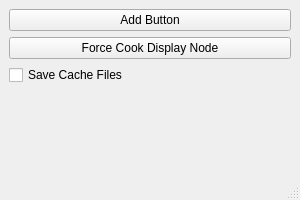
<?xml version="1.0" encoding="UTF-8"?>
<ui version="4.0">
 <class>MainWindow</class>
 <widget class="QMainWindow" name="MainWindow">
  <property name="geometry">
   <rect>
    <x>0</x>
    <y>0</y>
    <width>300</width>
    <height>200</height>
   </rect>
  </property>
  <property name="windowTitle">
   <string>MainWindow</string>
  </property>
  <widget class="QWidget" name="centralwidget">
   <layout class="QVBoxLayout" name="verticalLayout">
    <item>
     <widget class="QPushButton" name="button_add_params">
      <property name="text">
       <string>Add Button</string>
      </property>
     </widget>
    </item>
    <item>
     <widget class="QPushButton" name="button_force_cook_display_node">
      <property name="text">
       <string>Force Cook Display Node</string>
      </property>
     </widget>
    </item>
    <item>
     <widget class="QCheckBox" name="check_box_save_cache_files">
      <property name="text">
       <string>Save Cache Files</string>
      </property>
     </widget>
    </item>
    <item>
     <widget class="QLabel" name="label">
      <property name="text">
       <string/>
      </property>
     </widget>
    </item>
   </layout>
  </widget>
  <widget class="QMenuBar" name="menubar">
   <property name="geometry">
    <rect>
     <x>0</x>
     <y>0</y>
     <width>300</width>
     <height>33</height>
    </rect>
   </property>
  </widget>
  <widget class="QStatusBar" name="statusbar"/>
 </widget>
 <resources/>
 <connections/>
</ui>
